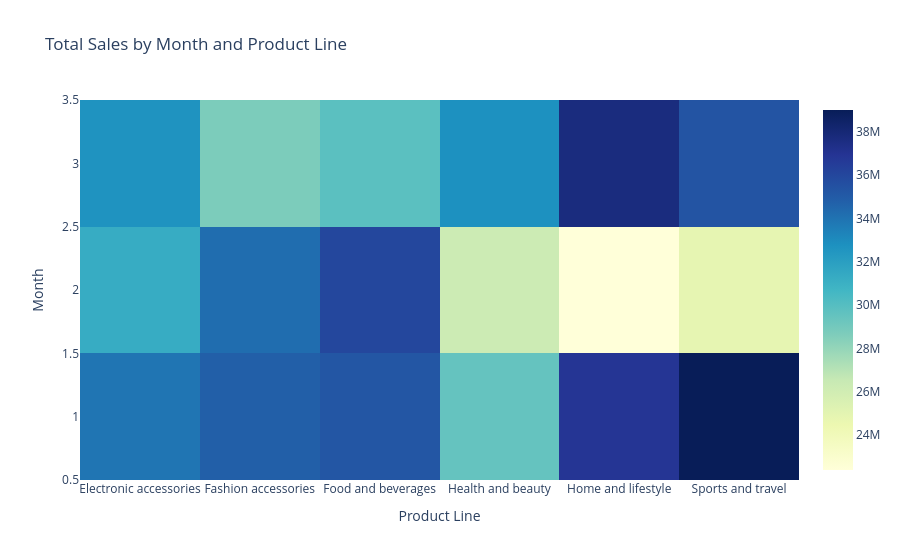

This figure's notebook cell:
### Code cell
import plotly.graph_objects as go

pivot_table = combined_df.pivot_table(values='Total', index='Month', columns='Product line', aggfunc='sum', fill_value=0)

fig = go.Figure(data=go.Heatmap(
    z=pivot_table.values,
    x=pivot_table.columns,
    y=pivot_table.index,
    colorscale='YlGnBu'))

fig.update_layout(title='Total Sales by Month and Product Line', xaxis_title='Product Line', yaxis_title='Month')
fig.show()

### Figure 1 — Plotly figure (JSON) as saved in the notebook; plotly's stock layout.template omitted (floating-point values rounded to 4 significant figures)
{"data": [{"colorscale": [[0, "rgb(255,255,217)"], [0.125, "rgb(237,248,177)"], [0.25, "rgb(199,233,180)"], [0.375, "rgb(127,205,187)"], [0.5, "rgb(65,182,196)"], [0.625, "rgb(29,145,192)"], [0.75, "rgb(34,94,168)"], [0.875, "rgb(37,52,148)"], [1, "rgb(8,29,88)"]], "type": "heatmap", "x": ["Electronic accessories", "Fashion accessories", "Food and beverages", "Health and beauty", "Home and lifestyle", "Sports and travel"], "y": [1, 2, 3], "z": [[33900000.0, 34820000.0, 35226954, 29490000.0, 36890532, 39000000.0], [31253229, 34220000.0, 36000000.0, 26280000.0, 22380000.0, 24860000.0], [32660000.0, 28710000.0, 29830000.0, 32770000.0, 37680000.0, 35360000.0]]}], "layout": {"title": {"text": "Total Sales by Month and Product Line"}, "xaxis": {"title": {"text": "Product Line"}}, "yaxis": {"title": {"text": "Month"}}}}
